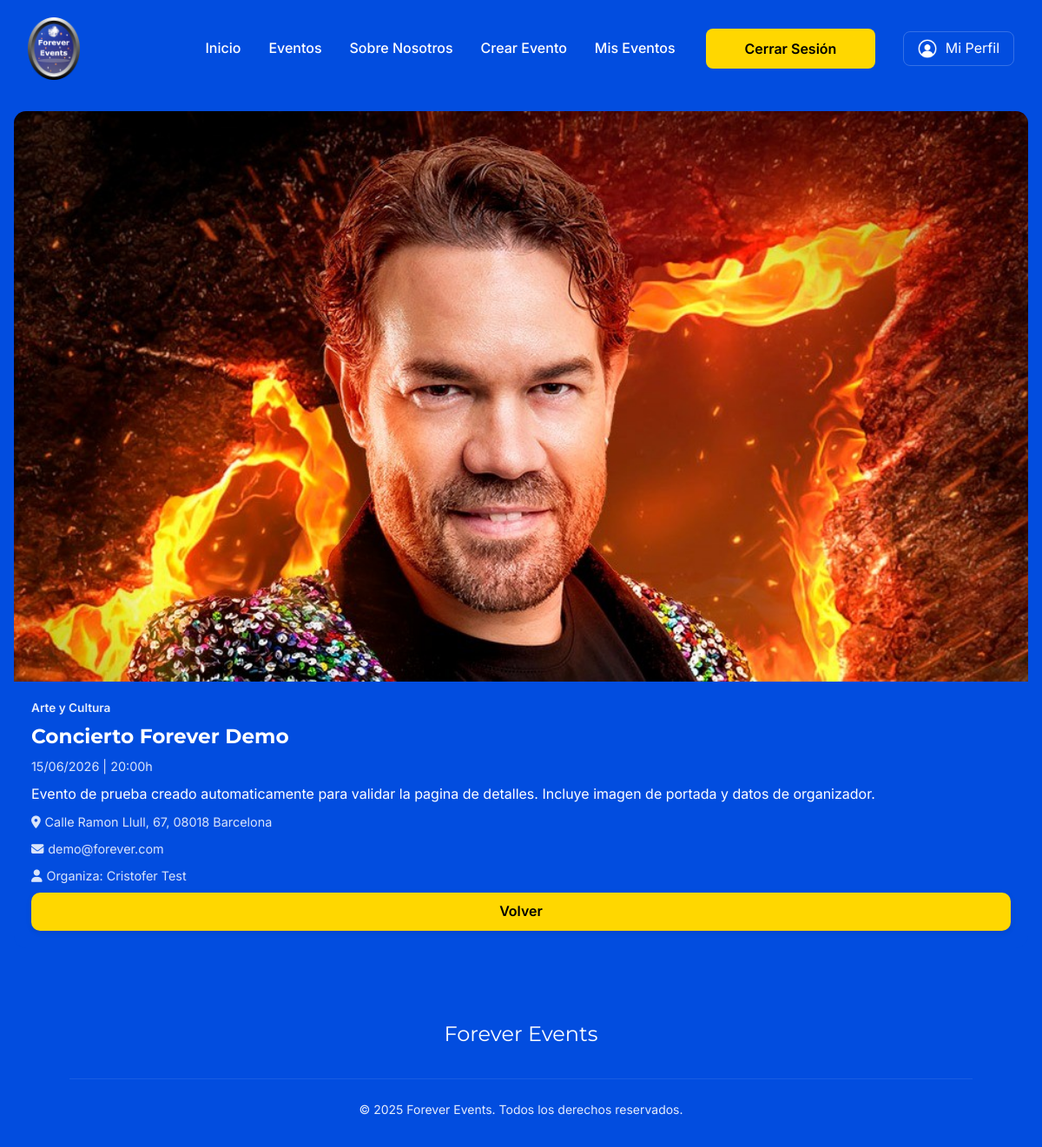
Page /View/pages/eventDetails.php?id=1 (signed in) on the committed database.
### tables this page shows
CREATE TABLE eventos (
    id INT AUTO_INCREMENT PRIMARY KEY,
    titulo VARCHAR(150) NOT NULL,
    descripcion TEXT NOT NULL,
    categoria VARCHAR(50) NOT NULL,

    fecha DATE NOT NULL,
    hora TIME NOT NULL,

    direccion VARCHAR(255) NOT NULL,
    codigo_postal VARCHAR(10) NOT NULL,
    ciudad VARCHAR(100) NOT NULL,

    email VARCHAR(150) NOT NULL,

    imagen_portada VARCHAR(255) DEFAULT NULL,
    imagen_ubicacion VARCHAR(255) DEFAULT NULL,

    organizador_id INT NOT NULL,

    created_at TIMESTAMP DEFAULT CURRENT_TIMESTAMP,
    updated_at TIMESTAMP DEFAULT CURRENT_TIMESTAMP ON UPDATE CURRENT_TIMESTAMP,

    FOREIGN KEY (organizador_id) REFERENCES usuarios(id),
    UNIQUE KEY unq_titulo_fecha (titulo, fecha)
);

CREATE TABLE usuarios (
    id INT AUTO_INCREMENT PRIMARY KEY,
    nombre VARCHAR(100) NOT NULL,
    apellido1 VARCHAR(100) NOT NULL,
    apellido2 VARCHAR(100),
    fecha_nacimiento DATE NOT NULL,

    email VARCHAR(150) NOT NULL UNIQUE,
    telefono VARCHAR(20) NOT NULL,

    documento VARCHAR(20) NOT NULL UNIQUE,
    password VARCHAR(255) NOT NULL,

    tipo_usuario_id INT NOT NULL,
    tipo_documento_id INT NOT NULL,

    avatar VARCHAR(255) DEFAULT NULL,

    created_at TIMESTAMP DEFAULT CURRENT_TIMESTAMP,
    updated_at TIMESTAMP DEFAULT CURRENT_TIMESTAMP ON UPDATE CURRENT_TIMESTAMP,

    FOREIGN KEY (tipo_usuario_id) REFERENCES tipos_usuario(id),
    FOREIGN KEY (tipo_documento_id) REFERENCES tipos_documento(id)
);

### View/pages/eventDetails.php (the view, shortened to what this page needs)
<?php
$id = isset($_GET['id']) ? (int) $_GET['id'] : 0;
$evento = null;
$dbError = false;
try {
  $database = new Database('localhost', 'forever_events', 'root', '');
  $conn = $database->getConexion();
  $stmt = $conn->prepare(
    "SELECT e.id, e.titulo, e.descripcion, e.categoria, e.fecha, e.hora,
            e.direccion, e.codigo_postal, e.ciudad, e.email,
            e.imagen_portada, e.imagen_ubicacion,
            u.nombre AS organizador_nombre,
            u.apellido1 AS organizador_apellido1
     FROM eventos e
     LEFT JOIN usuarios u ON u.id = e.organizador_id
     WHERE e.id = :id"
  );
  $stmt->bindValue(':id', $id, PDO::PARAM_INT);
  $stmt->execute();
  $evento = $stmt->fetch();
} catch (Exception $e) {
  error_log('Error cargando evento ' . $id . ': ' . $e->getMessage());
  $dbError = true;
}
?>
<!doctype html>
<html lang="es">
<head>
  <link
    rel="stylesheet"
    href="https://cdnjs.cloudflare.com/ajax/libs/font-awesome/6.5.1/css/all.min.css" />
  <link rel="stylesheet" href="../Assets/css/main.css" />
  <link rel="stylesheet" href="../Assets/css/pages/events.css" />
</head>
<body>
  <header class="nav-bar">
    <div class="nav-inner">
      <a href="landingPage.php" class="nav-logo" aria-label="Forever Events inicio">
        <img src="../Assets/img/logoForever.png" alt="Logotipo de Forever Events" />
      </a>
      <nav class="nav-container" aria-label="Navegación principal">
        <div class="nav-left">
          <a href="landingPage.php">Inicio</a>
          <a href="events.php">Eventos</a>
          <a href="aboutUs.php">Sobre Nosotros</a>
          <?php if ((int) ($_SESSION['user_type'] ?? 0) === 1): ?>
            <a href="createEvent.php">Crear Evento</a>
            <a href="myEvents.php">Mis Eventos</a>
          <?php endif; ?>
        </div>
        <div class="nav-right">
          <form action="../../Controller/userController.php" method="POST" class="btn-login">
            <button type="submit" name="delete" class="btn-login">Cerrar Sesión</button>
          </form>
          <a href="profile.php" class="btn-profile">
            <img src="../Assets/img/icons/account.png" alt="Perfil de Usuario" />
            <span>Mi Perfil</span>
          </a>
        </div>
      </nav>
    </div>
  </header>
  <section class="events-page">
    <div class="container">
      <?php if ($dbError): ?>
        <div class="flash flash-error" role="alert">
          <i class="fa-solid fa-triangle-exclamation"></i>
          <span>No se pudo cargar el evento. Inténtalo más tarde.</span>
        </div>
      <?php else: ?>
        <article class="event-card">
          <img
            src="<?php echo !empty($evento['imagen_portada']) ? htmlspecialchars($evento['imagen_portada']) : '../Assets/img/images/events.jpg'; ?>"
            alt="Imagen del evento <?php echo htmlspecialchars($evento['titulo']); ?>"
            class="event-image" />
          <div class="event-content">
            <div class="event-header">
              <span class="event-category"><?php echo htmlspecialchars($evento['categoria']); ?></span>
            </div>
            <h1 class="event-title"><?php echo htmlspecialchars($evento['titulo']); ?></h1>
            <p class="event-date">
              <?php
              $fechaFmt = date('d/m/Y', strtotime($evento['fecha']));
              $horaFmt  = date('H:i', strtotime($evento['hora']));
              echo htmlspecialchars($fechaFmt . ' | ' . $horaFmt . 'h');
              ?>
            </p>
            <p><?php echo nl2br(htmlspecialchars($evento['descripcion'])); ?></p>
            <div class="event-stats">
              <i class="fa-solid fa-location-dot"></i>
              <?php echo htmlspecialchars($evento['direccion'] . ', ' . $evento['codigo_postal'] . ' ' . $evento['ciudad']); ?>
            </div>
            <div class="event-stats">
              <i class="fa-solid fa-envelope"></i>
              <a href="mailto:<?php echo htmlspecialchars($evento['email']); ?>">
                <?php echo htmlspecialchars($evento['email']); ?>
              </a>
            </div>
            <?php if (!empty($evento['organizador_nombre'])): ?>
              <div class="event-stats">
                <i class="fa-solid fa-user"></i>
                Organiza: <?php echo htmlspecialchars(trim($evento['organizador_nombre'] . ' ' . ($evento['organizador_apellido1'] ?? ''))); ?>
              </div>
            <?php endif; ?>
            <a href="events.php" class="btn btn-primary">Volver</a>
          </div>
        </article>
      <?php endif; ?>
    </div>
  </section>
  <footer class="site-footer">
    <h2 class="footer-title">Forever Events</h2>
    <div class="footer-copy">
      <p>© 2025 Forever Events. Todos los derechos reservados.</p>
    </div>
  </footer>
</body>
</html>

### View/Assets/css/pages/events.css (style rules this page uses)
.container { width: 100%; max-width: 1200px; margin: 0 auto; padding: 1rem; }
.event-card { display: flex; flex-direction: column; background-color: var(--primary-bg-color); border-radius: 14px; overflow: hidden; transition: transform 0.3s ease, box-shadow 0.3s ease; }
.event-image { width: 100%; aspect-ratio: 16/9; object-fit: cover; transition: transform 0.3s ease; }
.event-content { display: flex; flex-direction: column; flex: 1; padding: 1rem; gap: 0.5rem; }
.event-header { display: flex; justify-content: space-between; align-items: center; font-size: 0.85rem; flex-wrap: wrap; gap: 0.5rem; }
.event-category { font-weight: 600; opacity: 0.9; }
.event-title { font-family: var(--font-title); font-size: clamp(1.25rem, 2.5vw, 1.4rem); font-weight: 700; line-height: 1.2; color: var(--primary-color); }
.event-date, .event-stats { font-size: 0.9rem; opacity: 0.85; display: flex; align-items: center; gap: 0.3rem; }
.btn { margin-top: auto; padding: 0.55rem 1rem; font-weight: 600; border-radius: 10px; background-color: var(--accent-color); color: var(--button-color); text-align: center; box-shadow: 0 2px 6px rgba(0, 0, 0, 0.1); transition: all 0.25s ease; }
@media (min-width: 1024px) { .event-content { padding: 1.25rem; } }
@media (min-width: 1024px) { .event-title { font-size: 1.45rem; } }

### View/Assets/css/base/style.css (style rules this page uses)
:root { --primary-bg-color: #024ddf; --primary-color: #ffffff; --accent-color: #FFD700; --button-color: #000000; --font-primary: "Inter", sans-serif; --font-title: "Montserrat", sans-serif; }
* { padding: 0; margin: 0; box-sizing: border-box; }
body { color: var(--primary-color); line-height: 1.6; font-family: var(--font-primary); background-color: var(--primary-bg-color); overflow-x: hidden; }
img { max-width: 100%; height: auto; }
a { text-decoration: none; color: inherit; }
button, input, select { font-family: inherit; }
h1 { font-family: var(--font-title); font-size: clamp(2.5rem, 8vw, 4rem); font-weight: 700; }
h2 { font-family: var(--font-title); font-size: clamp(1.5rem, 6vw, 2.5rem); font-weight: 400; }

### View/Assets/css/components/navbar.css (style rules this page uses)
.nav-bar { width: 100%; position: relative; z-index: 100; padding: 1.25rem 2rem; }
.nav-inner { max-width: 1300px; margin: 0 auto; display: flex; align-items: center; justify-content: space-between; position: relative; }
.nav-logo img { width: 80px; display: block; }
.nav-container { position: fixed; inset: 0; background-color: var(--primary-bg-color); display: flex; flex-direction: column; justify-content: center; align-items: center; gap: 2.2rem; transform: translateX(-100%); transition: transform 0.35s ease; }
.nav-left, .nav-right { width: 260px; display: flex; flex-direction: column; align-items: flex-start; gap: 1.6rem; }
.nav-left, .nav-right { display: flex; flex-direction: column; }
.nav-left a { font-size: 1.4rem; font-weight: 500; position: relative; }
.nav-left a::after { content: ""; position: absolute; width: 0; height: 2px; bottom: -6px; left: 50%; transform: translateX(-50%); background-color: var(--accent-color); transition: width 0.3s ease; }
.btn-login { background-color: var(--accent-color); color: var(--button-color); padding: 0.4rem 1.4rem; border-radius: 8px; font-weight: 600; transition: opacity 0.2s ease; }
button.btn-login { border: none; cursor: pointer; font-family: inherit; font-size: inherit; }
.btn-profile { display: flex; align-items: center; gap: 0.6rem; padding: 0.4rem 1rem; border-radius: 8px; border: 1px solid rgba(255, 255, 255, 0.2); transition: background-color 0.2s ease, border-color 0.2s ease; }
.btn-profile img { width: 22px; height: 22px; object-fit: contain; }
@media (min-width: 900px) { .nav-logo img { width: 60px; } }
@media (min-width: 900px) { .nav-container { position: static; transform: none; flex-direction: row; justify-content: space-between; align-items: center; background: transparent; } }
@media (min-width: 900px) { .nav-left, .nav-right { flex-direction: row; width: auto; align-items: center; gap: 2rem; } }
@media (min-width: 900px) { .nav-left a { font-size: 1rem; } }

### View/Assets/css/components/footer.css (style rules this page uses)
.site-footer { background-color: var(--primary-bg-color); color: var(--primary-color); font-family: var(--font-primary); padding: 3rem 1.5rem 1.5rem; text-align: center; }
.footer-title { font-family: var(--font-title); font-size: 1.5rem; margin-bottom: 2rem; text-align: center; }
.footer-copy { text-align: center; font-size: 0.875rem; opacity: 0.9; padding-top: 1.5rem; border-top: 1px solid rgba(255, 255, 255, 0.1); }
@media (min-width: 769px) { .site-footer { padding: 4rem 5rem 2rem; text-align: left; } }

### rows in the picture
eventos: imagen_portada (picture), categoria "Arte y Cultura", titulo "Concierto Forever Demo", fecha+hora "15/06/2026 | 20:00h", descripcion "Evento de prueba creado automaticamente para validar la pagina de detalles. Incluye imagen de portada y datos de organizador.", direccion+codigo_postal+ciudad "Calle Ramon Llull, 67, 08018 Barcelona", email "demo@forever.com", organizador.apellido1 "Cristofer Test"
